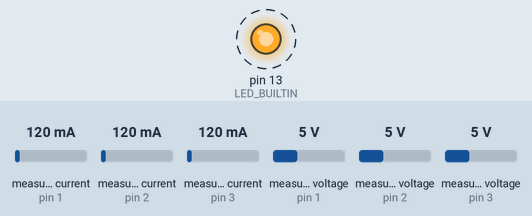
Simulated run of this program. Board: Teensy 4. Parts: output pins drawn as LEDs (lit = HIGH). Dashed ring = blinking. The inputs (shaded band) are chosen by the test bench; at power-on: measured current (sensors on pin 1, pin 2, pin 3) 120 mA, measured voltage (sensors on pin 1, pin 2, pin 3) 5 V. What the program prints to the serial monitor is not drawn.

Above: at 0.5 s.
Timing chart, 0 to 4.6 s (numbered marks = the images above):
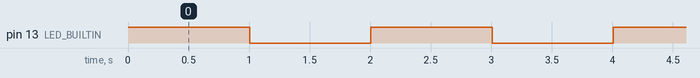

The program:

main.cpp
```cpp
#include <Arduino.h>
#include <Wire.h>
#include "SDL_Arduino_INA3221.h"


#define LIPO_BATTERY_CHANNEL 1
#define SOLAR_CELL_CHANNEL 2
#define OUTPUT_CHANNEL 3


// Not Use Yet
const int PV_PIN = 4;
const int CRI_PIN = 5;
const int WAR_PIN = 6;
const int TC_PIN = 10;

const int SDA_PIN = 18;
const int SCL_PIN = 19;


SDL_Arduino_INA3221 ina3221;

void setup() {
  Serial.begin(115200);

  pinMode(LED_BUILTIN, OUTPUT);

  digitalWrite(LED_BUILTIN, HIGH);

  Serial.println("SDA_Arduino_INA3221_Test");
  Serial.println("Measuring voltage and current with ina3221 ...");

  Wire.begin();   // I2C0 SDA0(18) , SCL0(19)

  ina3221.begin();

  Serial.print("Manufactures ID=0x");
  int MID;
  MID = ina3221.getManufID();
  Serial.println(MID,HEX);


}

void loop() {
  Serial.println("------------------------------");
  digitalWrite(LED_BUILTIN, HIGH);

  float shuntvoltage1 = 0;
  float busvoltage1 = 0;
  float current_mA1 = 0;
  float loadvoltage1 = 0;


  busvoltage1 = ina3221.getBusVoltage_V(LIPO_BATTERY_CHANNEL);
  shuntvoltage1 = ina3221.getShuntVoltage_mV(LIPO_BATTERY_CHANNEL);
  current_mA1 = -ina3221.getCurrent_mA(LIPO_BATTERY_CHANNEL);  // minus is to get the "sense" right.   - means the battery is charging, + that it is discharging
  loadvoltage1 = busvoltage1 + (shuntvoltage1 / 1000);

  Serial.print("LIPO_Battery Bus Voltage:   "); Serial.print(busvoltage1); Serial.println(" V");
  Serial.print("LIPO_Battery Shunt Voltage: "); Serial.print(shuntvoltage1); Serial.println(" mV");
  Serial.print("LIPO_Battery Load Voltage:  "); Serial.print(loadvoltage1); Serial.println(" V");
  Serial.print("LIPO_Battery Current 1:       "); Serial.print(current_mA1); Serial.println(" mA");
  Serial.println("");

  float shuntvoltage2 = 0;
  float busvoltage2 = 0;
  float current_mA2 = 0;
  float loadvoltage2 = 0;

  busvoltage2 = ina3221.getBusVoltage_V(SOLAR_CELL_CHANNEL);
  shuntvoltage2 = ina3221.getShuntVoltage_mV(SOLAR_CELL_CHANNEL);
  current_mA2 = -ina3221.getCurrent_mA(SOLAR_CELL_CHANNEL);
  loadvoltage2 = busvoltage2 + (shuntvoltage2 / 1000);

  Serial.print("Solar Cell Bus Voltage 2:   "); Serial.print(busvoltage2); Serial.println(" V");
  Serial.print("Solar Cell Shunt Voltage 2: "); Serial.print(shuntvoltage2); Serial.println(" mV");
  Serial.print("Solar Cell Load Voltage 2:  "); Serial.print(loadvoltage2); Serial.println(" V");
  Serial.print("Solar Cell Current 2:       "); Serial.print(current_mA2); Serial.println(" mA");
  Serial.println("");

  float shuntvoltage3 = 0;
  float busvoltage3 = 0;
  float current_mA3 = 0;
  float loadvoltage3 = 0;

  busvoltage3 = ina3221.getBusVoltage_V(OUTPUT_CHANNEL);
  shuntvoltage3 = ina3221.getShuntVoltage_mV(OUTPUT_CHANNEL);
  current_mA3 = ina3221.getCurrent_mA(OUTPUT_CHANNEL);
  loadvoltage3 = busvoltage3 + (shuntvoltage3 / 1000);

  Serial.print("Output Bus Voltage 3:   "); Serial.print(busvoltage3); Serial.println(" V");
  Serial.print("Output Shunt Voltage 3: "); Serial.print(shuntvoltage3); Serial.println(" mV");
  Serial.print("Output Load Voltage 3:  "); Serial.print(loadvoltage3); Serial.println(" V");
  Serial.print("Output Current 3:       "); Serial.print(current_mA3); Serial.println(" mA");
  Serial.println("");

  delay(1000);
  digitalWrite(LED_BUILTIN, LOW);
  delay(1000);
}
```

Measured:
- by itself, pin 13 (LED_BUILTIN): alternates HIGH for 1.0 s and LOW for 1.0 s
